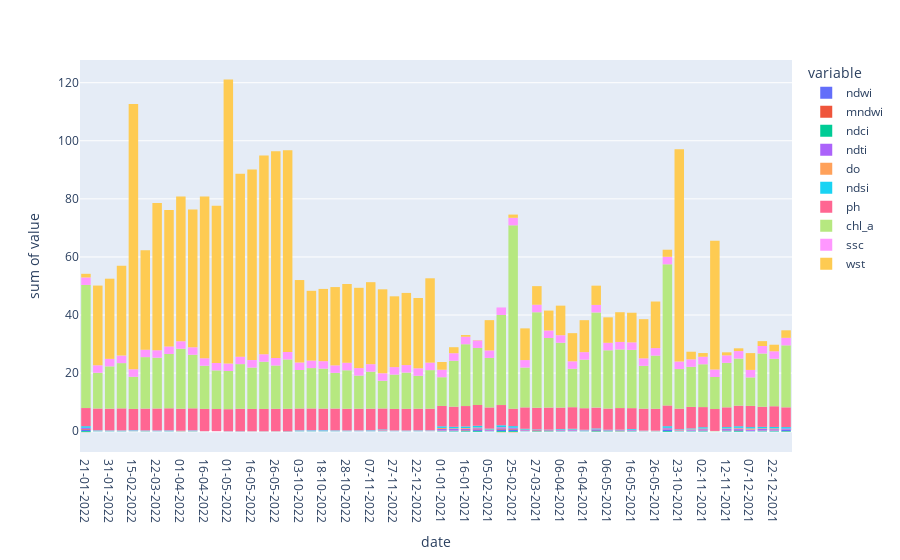

Source (notebook cell):
### Markdown cell above
### Histograms for each variable

### Code cell
fig = px.histogram(df, y=["ndwi", "mndwi", "ndci", "ndti", "do", "ndsi", "ph", "chl_a", "ssc", "wst"], x=df["date"])
fig.show()
